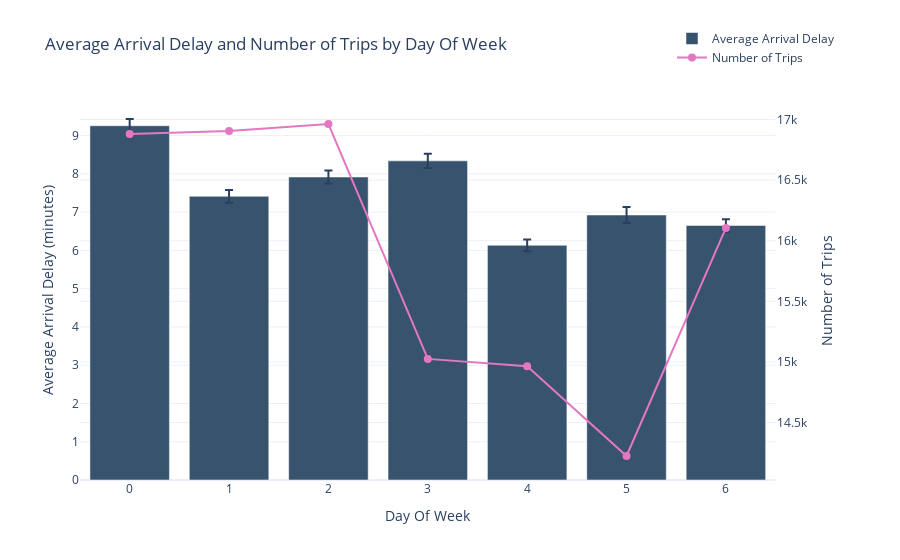
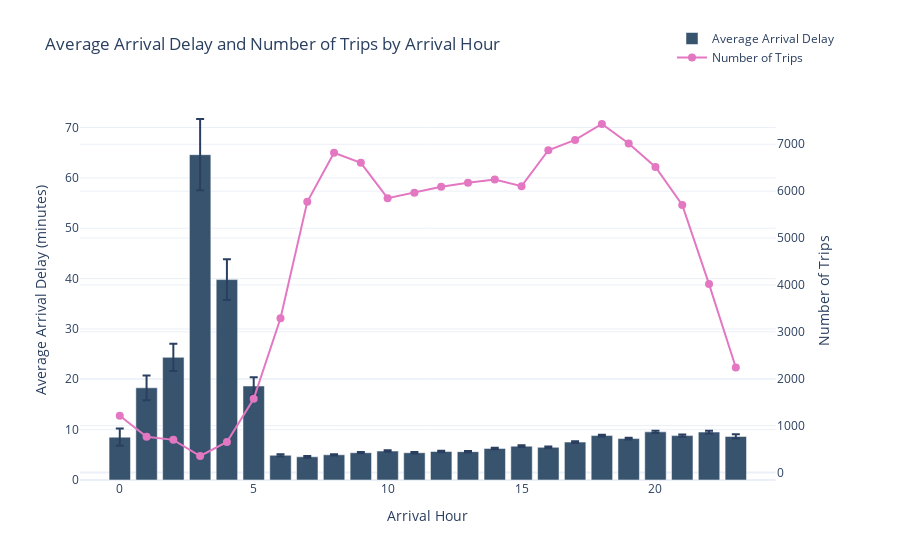
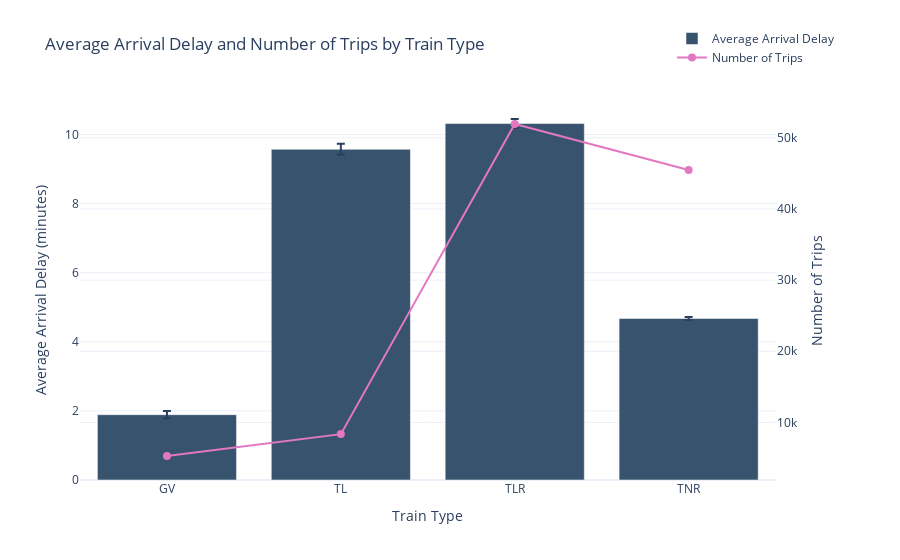
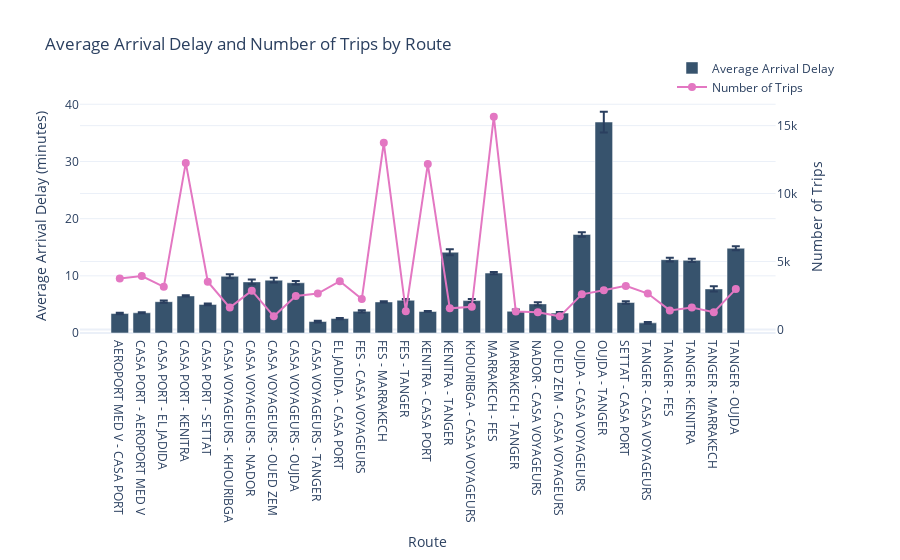

The code cell stored with these charts, in order, in its notebook:
### Code cell
for col in ['day_of_week', 'arrival_hour', 'train_type', 'route']:
    fig = make_subplots(specs=[[{"secondary_y": True}]])
    stats = df.groupby(col)['arrival_delay'].agg(['mean', 'std', 'count']).reset_index()
    fig.add_trace(
        go.Bar(
            x=stats[col],
            y=stats['mean'],
            name="Average Arrival Delay",
            marker_color='rgb(55, 83, 109)',
            error_y=dict(
                type='data',
                array=stats['std'] / np.sqrt(stats['count']),
                visible=True
            )
        ),
        secondary_y=False,
    )
    fig.add_trace(
        go.Scatter(
            x=stats[col],
            y=stats['count'],
            name="Number of Trips",
            mode='lines+markers',
            marker=dict(size=8, color='rgb(227, 119, 194)'),
            line=dict(width=2)
        ),
        secondary_y=True,
    )
    fig.update_layout(
        title_text=f"Average Arrival Delay and Number of Trips by {col.replace('_', ' ').title()}",
        xaxis_title=col.replace('_', ' ').title(),
        yaxis_title="Average Arrival Delay (minutes)",
        yaxis2_title="Number of Trips",
        legend=dict(x=0.8, y=1.2),
        template='plotly_white'
    )
    fig.show()

### Figure 1 — Plotly figure (JSON) as saved in the notebook; plotly's stock layout.template omitted (floating-point values rounded to 4 significant figures)
{"data": [{"error_y": {"array": [0.1767, 0.1671, 0.1679, 0.1875, 0.1525, 0.2094, 0.1637], "type": "data", "visible": true}, "marker": {"color": "rgb(55, 83, 109)"}, "name": "Average Arrival Delay", "type": "bar", "x": [0, 1, 2, 3, 4, 5, 6], "xaxis": "x", "y": [9.257, 7.414, 7.918, 8.34, 6.133, 6.925, 6.651], "yaxis": "y"}, {"line": {"width": 2}, "marker": {"color": "rgb(227, 119, 194)", "size": 8}, "mode": "lines+markers", "name": "Number of Trips", "type": "scatter", "x": [0, 1, 2, 3, 4, 5, 6], "xaxis": "x", "y": [16880, 16906, 16963, 15025, 14964, 14224, 16106], "yaxis": "y2"}], "layout": {"legend": {"x": 0.8, "y": 1.2}, "title": {"text": "Average Arrival Delay and Number of Trips by Day Of Week"}, "xaxis": {"anchor": "y", "domain": [0, 0.94], "title": {"text": "Day Of Week"}}, "yaxis": {"anchor": "x", "domain": [0, 1], "title": {"text": "Average Arrival Delay (minutes)"}}, "yaxis2": {"anchor": "x", "overlaying": "y", "side": "right", "title": {"text": "Number of Trips"}}}}

### Figure 2 — Plotly figure (JSON) as saved in the notebook; plotly's stock layout.template omitted (floating-point values rounded to 4 significant figures)
{"data": [{"error_y": {"array": [1.707, 2.465, 2.696, 7.085, 4.031, 1.763, 0.2242, 0.1724, 0.1328, 0.1205, 0.1518, 0.1517, 0.1554, 0.145, 0.1553, 0.1634, 0.1628, 0.168, 0.1847, 0.1731, 0.2045, 0.2038, 0.2548, 0.4204], "type": "data", "visible": true}, "marker": {"color": "rgb(55, 83, 109)"}, "name": "Average Arrival Delay", "type": "bar", "x": [0.0, 1.0, 2.0, 3.0, 4.0, 5.0, 6.0, 7.0, 8.0, 9.0, 10.0, 11.0, 12.0, 13.0, 14.0, 15.0, 16.0, 17.0, 18.0, 19.0, 20.0, 21.0, 22.0, 23.0], "xaxis": "x", "y": [8.506, 18.31, 24.36, 64.61, 39.8, 18.66, 4.911, 4.607, 5.004, 5.416, 5.746, 5.413, 5.66, 5.627, 6.267, 6.715, 6.484, 7.525, 8.818, 8.225, 9.562, 8.812, 9.514, 8.652], "yaxis": "y"}, {"line": {"width": 2}, "marker": {"color": "rgb(227, 119, 194)", "size": 8}, "mode": "lines+markers", "name": "Number of Trips", "type": "scatter", "x": [0.0, 1.0, 2.0, 3.0, 4.0, 5.0, 6.0, 7.0, 8.0, 9.0, 10.0, 11.0, 12.0, 13.0, 14.0, 15.0, 16.0, 17.0, 18.0, 19.0, 20.0, 21.0, 22.0, 23.0], "xaxis": "x", "y": [1211, 764, 696, 352, 652, 1573, 3289, 5773, 6819, 6604, 5850, 5967, 6093, 6180, 6249, 6107, 6873, 7092, 7432, 7015, 6516, 5704, 4018, 2239], "yaxis": "y2"}], "layout": {"legend": {"x": 0.8, "y": 1.2}, "title": {"text": "Average Arrival Delay and Number of Trips by Arrival Hour"}, "xaxis": {"anchor": "y", "domain": [0, 0.94], "title": {"text": "Arrival Hour"}}, "yaxis": {"anchor": "x", "domain": [0, 1], "title": {"text": "Average Arrival Delay (minutes)"}}, "yaxis2": {"anchor": "x", "overlaying": "y", "side": "right", "title": {"text": "Number of Trips"}}}}

### Figure 3 — Plotly figure (JSON) as saved in the notebook; plotly's stock layout.template omitted (floating-point values rounded to 4 significant figures)
{"data": [{"error_y": {"array": [0.104, 0.1585, 0.1318, 0.0449], "type": "data", "visible": true}, "marker": {"color": "rgb(55, 83, 109)"}, "name": "Average Arrival Delay", "type": "bar", "x": ["GV", "TL", "TLR", "TNR"], "xaxis": "x", "y": [1.891, 9.572, 10.32, 4.676], "yaxis": "y"}, {"line": {"width": 2}, "marker": {"color": "rgb(227, 119, 194)", "size": 8}, "mode": "lines+markers", "name": "Number of Trips", "type": "scatter", "x": ["GV", "TL", "TLR", "TNR"], "xaxis": "x", "y": [5280, 8355, 51949, 45484], "yaxis": "y2"}], "layout": {"legend": {"x": 0.8, "y": 1.2}, "title": {"text": "Average Arrival Delay and Number of Trips by Train Type"}, "xaxis": {"anchor": "y", "domain": [0, 0.94], "title": {"text": "Train Type"}}, "yaxis": {"anchor": "x", "domain": [0, 1], "title": {"text": "Average Arrival Delay (minutes)"}}, "yaxis2": {"anchor": "x", "overlaying": "y", "side": "right", "title": {"text": "Number of Trips"}}}}

### Figure 4 — Plotly figure (JSON) as saved in the notebook; plotly's stock layout.template omitted (floating-point values rounded to 4 significant figures)
{"data": [{"error_y": {"array": [0.1358, 0.09375, 0.1975, 0.1016, 0.162, 0.3431, 0.4029, 0.4292, 0.3221, 0.1512, 0.118, 0.1809, 0.1219, 0.2026, 0.06946, 0.5263, 0.2977, 0.1903, 0.3168, 0.2666, 0.1934, 0.3886, 1.814, 0.2316, 0.1427, 0.3387, 0.2941, 0.4529, 0.3389], "type": "data", "visible": true}, "marker": {"color": "rgb(55, 83, 109)"}, "name": "Average Arrival Delay", "type": "bar", "x": ["AEROPORT MED V - CASA PORT", "CASA PORT - AEROPORT MED V", "CASA PORT - EL JADIDA", "CASA PORT - KENITRA", "CASA PORT - SETTAT", "CASA VOYAGEURS - KHOURIBGA", "CASA VOYAGEURS - NADOR", "CASA VOYAGEURS - OUED ZEM", "CASA VOYAGEURS - OUJDA", "CASA VOYAGEURS - TANGER", "EL JADIDA - CASA PORT", "FES - CASA VOYAGEURS", "FES - MARRAKECH", "FES - TANGER", "KENITRA - CASA PORT", "KENITRA - TANGER", "KHOURIBGA - CASA VOYAGEURS", "MARRAKECH - FES", "MARRAKECH - TANGER", "NADOR - CASA VOYAGEURS", "OUED ZEM - CASA VOYAGEURS", "OUJDA - CASA VOYAGEURS", "OUJDA - TANGER", "SETTAT - CASA PORT", "TANGER - CASA VOYAGEURS", "TANGER - FES", "TANGER - KENITRA", "TANGER - MARRAKECH", "TANGER - OUJDA"], "xaxis": "x", "y": [3.401, 3.537, 5.479, 6.484, 5.003, 9.925, 8.939, 9.241, 8.784, 2.008, 2.525, 3.784, 5.437, 5.726, 3.767, 14.13, 5.663, 10.48, 3.797, 5.091, 3.479, 17.24, 36.9, 5.332, 1.773, 12.82, 12.71, 7.714, 14.83], "yaxis": "y"}, {"line": {"width": 2}, "marker": {"color": "rgb(227, 119, 194)", "size": 8}, "mode": "lines+markers", "name": "Number of Trips", "type": "scatter", "x": ["AEROPORT MED V - CASA PORT", "CASA PORT - AEROPORT MED V", "CASA PORT - EL JADIDA", "CASA PORT - KENITRA", "CASA PORT - SETTAT", "CASA VOYAGEURS - KHOURIBGA", "CASA VOYAGEURS - NADOR", "CASA VOYAGEURS - OUED ZEM", "CASA VOYAGEURS - OUJDA", "CASA VOYAGEURS - TANGER", "EL JADIDA - CASA PORT", "FES - CASA VOYAGEURS", "FES - MARRAKECH", "FES - TANGER", "KENITRA - CASA PORT", "KENITRA - TANGER", "KHOURIBGA - CASA VOYAGEURS", "MARRAKECH - FES", "MARRAKECH - TANGER", "NADOR - CASA VOYAGEURS", "OUED ZEM - CASA VOYAGEURS", "OUJDA - CASA VOYAGEURS", "OUJDA - TANGER", "SETTAT - CASA PORT", "TANGER - CASA VOYAGEURS", "TANGER - FES", "TANGER - KENITRA", "TANGER - MARRAKECH", "TANGER - OUJDA"], "xaxis": "x", "y": [3746, 3923, 3133, 12256, 3509, 1607, 2853, 960, 2460, 2640, 3544, 2236, 13738, 1336, 12171, 1551, 1666, 15660, 1320, 1260, 960, 2580, 2883, 3202, 2640, 1397, 1611, 1260, 2966], "yaxis": "y2"}], "layout": {"legend": {"x": 0.8, "y": 1.2}, "title": {"text": "Average Arrival Delay and Number of Trips by Route"}, "xaxis": {"anchor": "y", "domain": [0, 0.94], "title": {"text": "Route"}}, "yaxis": {"anchor": "x", "domain": [0, 1], "title": {"text": "Average Arrival Delay (minutes)"}}, "yaxis2": {"anchor": "x", "overlaying": "y", "side": "right", "title": {"text": "Number of Trips"}}}}
